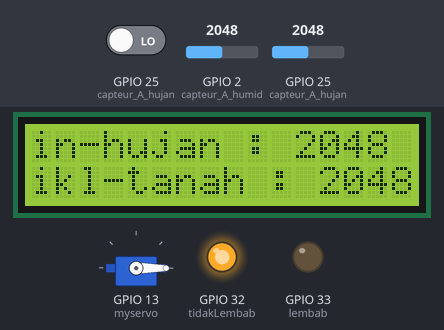
A sketch run on a simulated ESP32. On the bench: servo, 16×2 character LCD, output pins drawn as LEDs (lit = HIGH). The test bench sets the inputs (shaded band); at power-on: GPIO 2 (capteur_A_humid) = 2048, GPIO 25 (capteur_A_hujan) = 2048, GPIO 25 (capteur_A_hujan) LOW.

Above: at 1.2 s.
1.3 s: GPIO 2 (capteur_A_humid) set to 523
At 3.3 s:
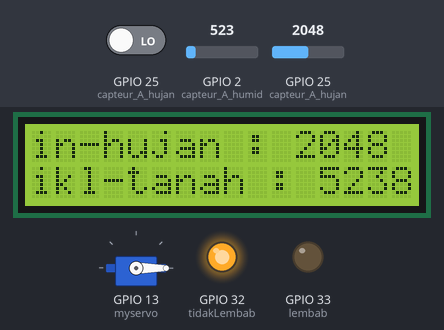
3.6 s: GPIO 2 (capteur_A_humid) set to 455
At 4.5 s:
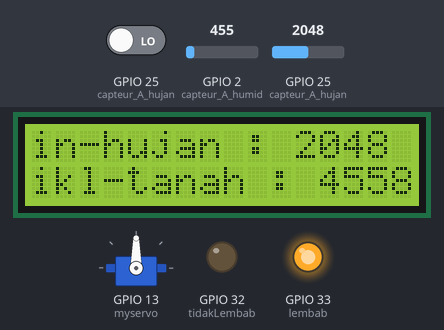
5.7 s: GPIO 25 (capteur_A_hujan) set to 2866
At 7.0 s:
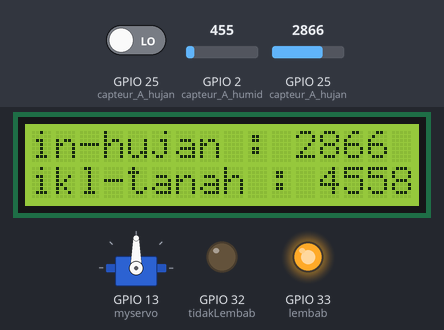
7.7 s: GPIO 25 (capteur_A_hujan) set to 3603
At 9.4 s:
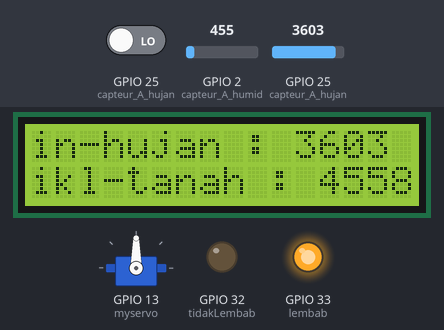
9.8 s: GPIO 2 (capteur_A_humid) set to 491
At 10.7 s:
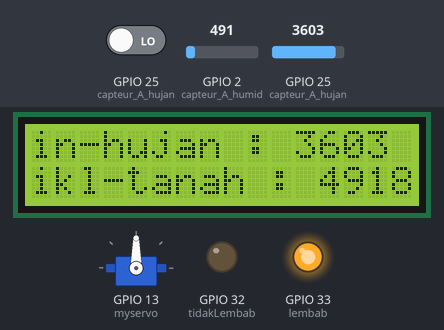
11.8 s: GPIO 25 (capteur_A_hujan) set to 4095
At 13.2 s:
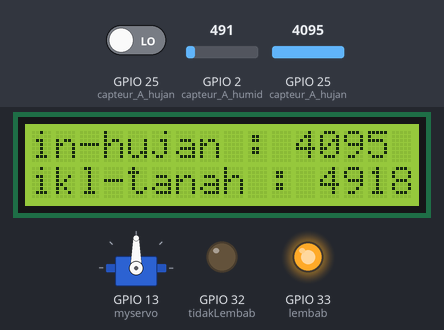
Timing chart, 0 to 14.8 s (numbered marks = the images above; inputs shaded):
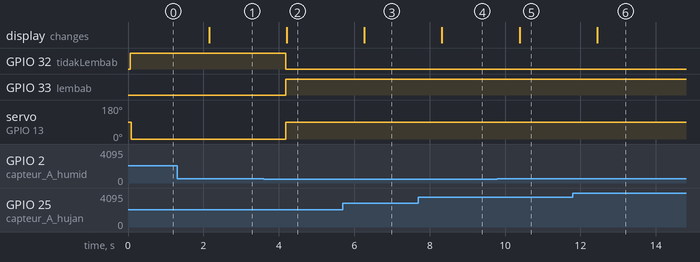

The sketch:

chal-2.ino
```cpp
const int capteur_A_humid = 2;
const int capteur_D_hujan = 25;
#define capteur_A_hujan  25
int readHumid;
int readHujanDigital;
#define lembab 33
#define tidakLembab 32
#include <Servo.h>
#include <LiquidCrystal_I2C.h>
LiquidCrystal_I2C lcd(0x27, 16, 2); // I2C address 0x27, 16 column and 2 rows

Servo myservo;
bool servoUdahGerakHl = false;
bool servoUdahGerakThL = false;
bool servoUdahGerakThTl = false;
bool servoUdahGerakHTl = false;

void setup() {
  // put your setup code here, to run once:
  pinMode(capteur_A_humid, INPUT);
  pinMode(capteur_D_hujan, INPUT);
  pinMode(capteur_A_hujan, INPUT);
  pinMode(lembab, OUTPUT);
  pinMode(tidakLembab, OUTPUT);
  myservo.attach(13);
  Serial.begin(9600);
  lcd.init();
  lcd.backlight();
  // lcd.setCursor(0, 0);
  // lcd.print("Arduino");
  // lcd.setCursor(2, 1);
  // lcd.print("HalloWorld");
}

void loop() {
  // ATAP TERBUKA DERAJAT 0, TERTUTUP DERAJAT NYA 90
  // put your main code here, to run repeatedly:
  readHumid=analogRead(capteur_A_humid);
  readHujanDigital=digitalRead(capteur_D_hujan);

  if(readHumid < 500){
    digitalWrite(lembab, HIGH);
    digitalWrite(tidakLembab, LOW);
  }else{
    digitalWrite(lembab, LOW);
    digitalWrite(tidakLembab, HIGH);
  }

  if(readHujanDigital == HIGH && (readHumid < 500)){
    // Hujan tidak turun tanah lembab
    if(servoUdahGerakThL == false){
       myservo.write(90);
       servoUdahGerakThL = true;
       servoUdahGerakHl = false;
       servoUdahGerakThTl = false;
       servoUdahGerakHTl = false;
    }
       delay(15);
  }else if(readHujanDigital == HIGH && (readHumid >= 500)){
        // Hujan tidak turun tanah kering
        if(servoUdahGerakThTl == false){
          servoUdahGerakThTl = true;
          servoUdahGerakThL = false;
          servoUdahGerakHl = false;
          servoUdahGerakHTl = false;
        }
  }else if(readHujanDigital == LOW && (readHumid >= 500)){
        // Hujan turun tanah kering
        if(servoUdahGerakHTl == false){
          myservo.write(0);
          servoUdahGerakHTl = true;
          servoUdahGerakThTl = false;
          servoUdahGerakThL = false;
          servoUdahGerakHl = false;
        }
  }
  else if(readHujanDigital == LOW && (readHumid < 500)){
      // hujan turun tanah lembab
      if(servoUdahGerakHl == false){
        myservo.write(90);
        servoUdahGerakHl = true;
        servoUdahGerakHTl = false;
        servoUdahGerakThTl = false;
        servoUdahGerakThL = false;
      }
  }
  lcd.setCursor(0, 0);
  lcd.print("in-hujan : ");
  lcd.print(analogRead(capteur_A_hujan));
  lcd.setCursor(0, 1);
  lcd.print("ikl-tanah : ");
  lcd.print(readHumid);
  delay(1000);
}
```

Measured:
- the behaviour switches between 500 and 499 on GPIO 2 (capteur_A_humid) (found by bisection; images 1 and 2)
- after the input at 1.3 s, the display: changes after 0.85 s (image 1)
- after the input at 3.6 s, GPIO 32 (tidakLembab): HIGH → LOW after 0.58 s; GPIO 33 (lembab): LOW → HIGH after 0.58 s; servo on GPIO 13 (myservo): 0° → 90° after 0.58 s; the display: changes after 0.61 s (image 2)
- after the input at 5.7 s, the display: changes after 0.57 s (image 3)
- after the input at 7.7 s, the display: changes after 0.63 s (image 4)
- after the input at 9.8 s, the display: changes after 0.59 s (image 5)
- after the input at 11.8 s, the display: changes after 0.64 s (image 6)
